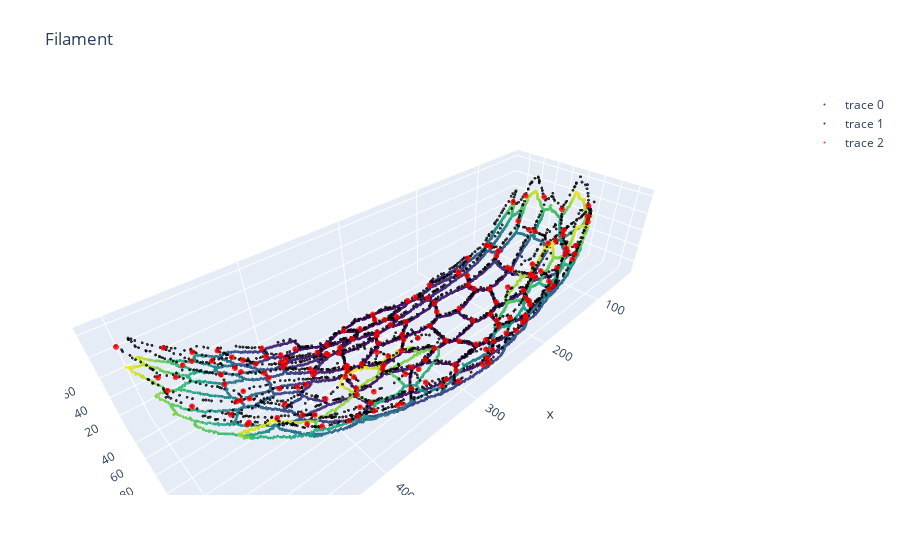

The code cell stored with this chart in its notebook:
### Code cell
from itertools import chain

x=[]
y=[]
z=[]
for fp in data_fil.points:
    x.append(list(fp.flatten()[0::3]))
    y.append(list(fp.flatten()[1::3]))
    z.append(list(fp.flatten()[2::3]))
x = list(chain.from_iterable(x))
y = list(chain.from_iterable(y))
z = list(chain.from_iterable(z))

x = list(map(int, x))
y = list(map(int, y))
z = list(map(int, z))


import plotly.graph_objects as go

data1 = go.Scatter3d(x=data_crit.x,
                      y=data_crit.y,
                      z=data_crit.z,
                      mode='markers',
                     marker=dict(
                        size=1,
                        color='black',                # set color to an array/list of desired values
                        colorscale='Viridis',   # choose a colorscale
                        opacity=0.8
                     )
    )

data0 = go.Scatter3d(x=x,
                      y=y,
                      z=z,
                      mode='markers',
                     marker=dict(
                        size=1,
                        color=z,                # set color to an array/list of desired values
                        colorscale='Viridis',   # choose a colorscale
                        opacity=0.8
                     )
    )

data_crit_2 = data_crit[data_crit.n_fil>2]

data2 = go.Scatter3d(x=data_crit_2['x'].astype(int),
                      y=data_crit_2['y'].astype(int),
                      z=data_crit_2['z'].astype(int),
                      mode='markers',
                     marker=dict(
                        size=2,
                        color='red',                # set color to an array/list of desired values
                        colorscale='Viridis',   # choose a colorscale
                        opacity=0.8
                     )
    )

fig = go.Figure(data=[data0, data1, data2])

fig.update_layout(title='Filament', autosize=False,
                  margin=dict(l=65, r=50, b=65, t=90))

fig['layout'].update(scene=dict(aspectmode="data"))

fig.show()

### Figure 1 — Plotly figure (JSON) as saved in the notebook; plotly's stock layout.template omitted (floating-point values rounded to 4 significant figures; data arrays with more than 128 entries replaced by an {"elided": "..."} marker saying what was removed)
{"data": [{"marker": {"color": {"elided": "11096 int values"}, "colorscale": [[0, "#440154"], [0.1111, "#482878"], [0.2222, "#3e4989"], [0.3333, "#31688e"], [0.4444, "#26828e"], [0.5556, "#1f9e89"], [0.6667, "#35b779"], [0.7778, "#6ece58"], [0.8889, "#b5de2b"], [1, "#fde725"]], "opacity": 0.8, "size": 1}, "mode": "markers", "type": "scatter3d", "x": {"elided": "11096 int values"}, "y": {"elided": "11096 int values"}, "z": {"elided": "11096 int values"}}, {"marker": {"color": "black", "colorscale": [[0, "#440154"], [0.1111, "#482878"], [0.2222, "#3e4989"], [0.3333, "#31688e"], [0.4444, "#26828e"], [0.5556, "#1f9e89"], [0.6667, "#35b779"], [0.7778, "#6ece58"], [0.8889, "#b5de2b"], [1, "#fde725"]], "opacity": 0.8, "size": 1}, "mode": "markers", "type": "scatter3d", "x": {"elided": "1910 float values"}, "y": {"elided": "1910 float values"}, "z": {"elided": "1910 float values"}}, {"marker": {"color": "red", "colorscale": [[0, "#440154"], [0.1111, "#482878"], [0.2222, "#3e4989"], [0.3333, "#31688e"], [0.4444, "#26828e"], [0.5556, "#1f9e89"], [0.6667, "#35b779"], [0.7778, "#6ece58"], [0.8889, "#b5de2b"], [1, "#fde725"]], "opacity": 0.8, "size": 2}, "mode": "markers", "type": "scatter3d", "x": {"elided": "179 int values"}, "y": {"elided": "179 int values"}, "z": {"elided": "179 int values"}}], "layout": {"autosize": false, "margin": {"b": 65, "l": 65, "r": 50, "t": 90}, "scene": {"aspectmode": "data"}, "title": {"text": "Filament"}}}
